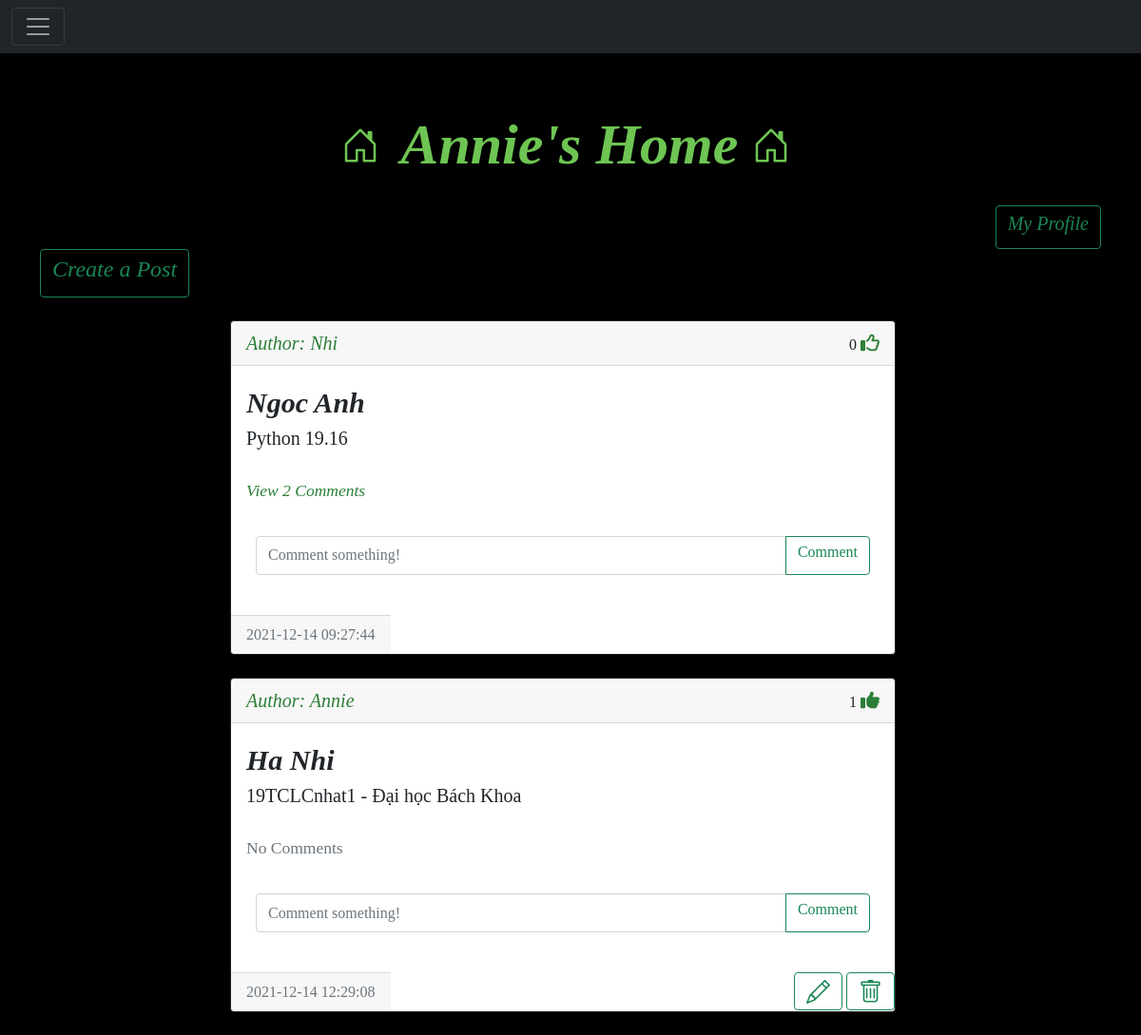
Screenshot of /home (signed in) with the database file from the repository.
### Website/models.py (models this page shows)
class User(db.Model, UserMixin):
    id = db.Column(db.Integer, primary_key=True)
    email = db.Column(db.String(150), unique=True)
    username = db.Column(db.String(150), unique=True)
    password = db.Column(db.String(150))
    date_created = db.Column(db.DateTime(timezone=True), default=func.now())
    posts = db.relationship('Post', backref='user', passive_deletes=True)
    comments = db.relationship('Comment', backref='user', passive_deletes=True)
    likes = db.relationship('Like', backref='user', passive_deletes=True)
    followed = db.relationship('Follow', foreign_keys=[Follow.follower_id], backref=db.backref('follower', lazy='joined'), lazy=True, cascade='all, delete-orphan')
    followers = db.relationship('Follow', foreign_keys=[Follow.followed_id], backref=db.backref('followed', lazy='joined'), lazy=True, cascade='all, delete-orphan')

class Post(db.Model):
    id = db.Column(db.Integer, primary_key=True)
    title = db.Column(db.Text, nullable=False)
    text = db.Column(db.Text, nullable=False)
    date_created = db.Column(db.DateTime(timezone=True), default=func.now())
    author = db.Column(db.Integer, db.ForeignKey(
        'user.id', ondelete="CASCADE"), nullable=False)
    comments = db.relationship('Comment', backref='post', passive_deletes=True)
    likes = db.relationship('Like', backref='post', passive_deletes=True)

### Website/views.py (the view)
@views.route("/")
@views.route("/home")
@login_required
def home():
    posts = Post.query.all()
    return render_template("home.html", user=current_user, posts=posts)

### Website/__init__.py (called while the page is built)
def create_app():
    app = Flask(__name__)
    app.config['SECRET_KEY'] = "helloworld"
    app.config['SQLALCHEMY_DATABASE_URI'] = f'sqlite:///{DB_NAME}'
    db.init_app(app)
    from .views import views
    from .auth import auth
    app.register_blueprint(views, url_prefix="/")
    app.register_blueprint(auth, url_prefix="/")
    from .models import User, Post, Comment,Like,Follow
    create_database(app)
    login_manager = LoginManager()
    login_manager.login_view = "auth.login"
    login_manager.init_app(app)
    @login_manager.user_loader
    def load_user(id):
        return User.query.get(int(id))
    return app

### Website/templates/home.html (shortened to what this page needs)
{% extends "posts_div.html" %}
{% block header %}
{{user.username}}'s Home
{% endblock %}
{% block profile %}
<a href="/profile/{{user.username}}" class="btn btn-outline-success"  ><h5>My Profile</h5></a>
{% endblock %}

### Website/templates/posts_div.html (shortened to what this page needs)
{% extends "base.html" %} {% block title %}Home{% endblock %} {% block content
  %}
  <h1 align="center">{% block header %}Posts{% endblock %}</h1>
  <div align="right">
    {% block profile %}{% endblock %}
  </div>
  {% block footer %}
  <div >
    <a href="/create-post"
    <button class="btn btn-outline-success" type="button"><h4>    Create a Post
    </h4></button>
      </a >
  </div>
  {% endblock %}
  <br>
  <div  class="posts">
    {% for post in posts %}
    <div class="card border-dark">
      <div class="card-header d-flex justify-content-between align-items-center">
        <a list-style = "none" class="" href="/profile/{{post.user.username}}">Author: {{post.user.username}}</a>
        <div>
          {{ post.likes|length }}
          {% if user.id in post.likes|map(attribute="author")|list %}
          <a href="/like-post/{{post.id}}">
          <i class="fas fa-thumbs-up"></i>
        </a>
          {% else %}
          <a href="/like-post/{{post.id}}">
            <i class="far fa-thumbs-up"></i>
           </a>
          {% endif %}
        </div>
      </div>
      <div class="card-body">
        <div class="card-text">
          <p class="post-title">{{post.title}}</p>
          <p class="post-test">{{post.text}}</p>
        </div>
        <br />
        <p class="card-text">
          {% if post.comments|length > 0 %}
          <a data-bs-toggle="collapse" href="#comments-{{post.id}}" role="button">
            <small>View {{post.comments|length}} Comments</small>
          </a>
          {% else %}
          <small class="text-muted">No Comments</small>
          {% endif %}
        </p>
        <br>
        <form
          class="input-group mb-3"
          method="POST"
          action="/create-comment/{{post.id}}"
        >
          <input
            type="text"
            id="text"
            name="text"
            class="form-control"
            placeholder="Comment something!"
          />
          <button class="btn btn-outline-success" type="submit"><h6>Comment</h6></button>
        </form>
      </div>
      <div class="d-flex justify-content-between">
        <div class="card-footer text-muted">
          {{post.date_created}}
        </div>
        <div >
          {% if user.id == post.author %}
          <a class="btn btn-outline-success" data-toggle="collapse" href="/edit-post/{{post.id}}" class="dropdown-item"
          ></a>
            <a class="btn btn-outline-success" data-toggle="collapse" href="/delete-post/{{post.id}}" class="dropdown-item"
            ></a>
          {% endif %}
        </div>
    </div>
    </div>
    <br/>
    {% endfor %}
  </div>
   {% endblock %}

### Website/templates/base.html (shortened to what this page needs)
<!DOCTYPE html>
<html lang="en">
  <head>
    <link
      href="https://cdn.jsdelivr.net/npm/bootstrap@5.0.2/dist/css/bootstrap.min.css"
      rel="stylesheet"
    />
    <link rel="stylesheet" type="text/css" href="{{ url_for('static', filename='main.css') }}">
  </head>
  <body>
    <nav class="navbar navbar-dark bg-dark">
      <div class="container-fluid">
        <button
          class="navbar-toggler"
          type="button"
          data-bs-toggle="collapse"
          data-bs-target="#navbar"
        >
          <span class="navbar-toggler-icon"></span>
        </button>
      </div>
    </nav>
    <div class="container">{% block content %}{% endblock %}</div>
  </body>
</html>

### Website/static/main.css (style rules this page uses)
body { font-family: 'Times New Roman', Times, serif; background-color: black ; background-position: center; background-size:cover; background-repeat: no-repeat; }
h1 { margin-top: 40px; padding: 20px; font-size: 60px; font-style: italic; font-weight: bold; color: rgb(110, 197, 83); }
form { padding: 10px; }
input { font-size: 20px; }
a { text-decoration: none; font-size: 20px; font-style: italic; color: rgb(44, 126, 55); }
p { padding-bottom: 0px; font-size: 20px; margin-bottom: 0px; }
input { font-size: 30px; }
.post-title { font-size: 30px; font-style: oblique; font-weight: bolder; }
.post-test { font-size: 20px; font-weight: lighter; }
.posts { width: 700px; height: 500px; margin-left: 200px; }

### rows the page displays
User: username "Annie"
Post: user.username "Nhi", likes|length "0", title "Ngoc Anh", text "Python 19.16", comments|length "2", date_created "2021-12-14 09:27:44"
Post: user.username "Annie", likes|length "1", title "Ha Nhi", text "19TCLCnhat1 - Đại học Bách Khoa", shows "No Comments", date_created "2021-12-14 12:29:08"
